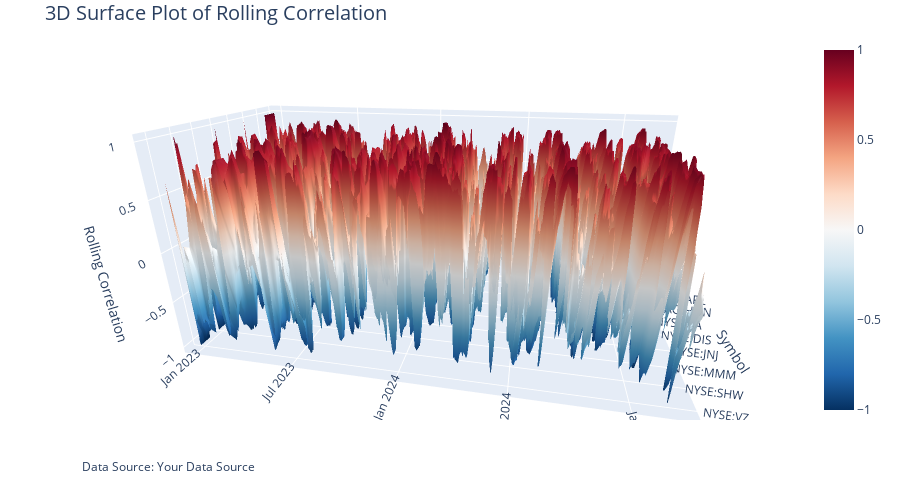

Notebook source saved alongside this figure:
### Code cell
import plotly.graph_objects as go
import pandas as pd

def surface_3d_rolling_corr(df):
    """
    สร้าง 3D surface plot สำหรับ rolling correlation
    โดย df ควรมีคอลัมน์ 'date_only', 'symbol' และ 'rolling_corr'
    """
    # Pivot DataFrame เพื่อให้ได้ grid สำหรับ plot:
    # index (Y-axis): date_only, columns (X-axis): symbol, values (Z-axis): rolling_corr
    pivot_df = df.reset_index().pivot(index='date_only', columns='symbol', values='rolling_corr')
    
    # สร้าง figure 3D surface plot
    fig = go.Figure(data=[go.Surface(
        x=pivot_df.columns,       # รายชื่อหุ้น
        y=pivot_df.index,         # วันที่
        z=pivot_df.values,        # ค่า rolling correlation
        opacity=0.95,
        connectgaps=True,
        colorscale='rdbu',
        showscale=True,
        reversescale=True,
    )])
    
    # ปรับ layout ของกราฟ
    fig.update_layout(
        title='3D Surface Plot of Rolling Correlation',
        title_font=dict(size=20),
        autosize=True,
        height=500,
        hovermode='closest',
        scene={
            "aspectratio": {"x": 1, "y": 2.2, "z": 1},
            'camera': {'eye': {'x': 2, 'y': 0.4, 'z': 0.8}},
            'xaxis_title': 'Symbol',
            'yaxis_title': 'Date',
            'zaxis_title': 'Rolling Correlation'
        },
        margin=dict(t=40),
        annotations=[
            dict(
                text="Data Source: Your Data Source",
                x=0,
                y=-0.15,
                xref="paper",
                yref="paper",
                showarrow=False
            )
        ]
    )
    return fig

# สมมุติว่า df_result คือ DataFrame ที่มี rolling_corr พร้อมคอลัมน์ 'date_only', 'symbol'
# ตัวอย่างการเรียกใช้งาน:
fig = surface_3d_rolling_corr(df_result)
fig.show()

### Figure 1 — Plotly figure (JSON) as saved in the notebook; plotly's stock layout.template omitted (floating-point values rounded to 4 significant figures; data arrays with more than 128 entries replaced by an {"elided": "..."} marker saying what was removed)
{"data": [{"colorscale": [[0, "rgb(103,0,31)"], [0.1, "rgb(178,24,43)"], [0.2, "rgb(214,96,77)"], [0.3, "rgb(244,165,130)"], [0.4, "rgb(253,219,199)"], [0.5, "rgb(247,247,247)"], [0.6, "rgb(209,229,240)"], [0.7, "rgb(146,197,222)"], [0.8, "rgb(67,147,195)"], [0.9, "rgb(33,102,172)"], [1, "rgb(5,48,97)"]], "connectgaps": true, "opacity": 0.95, "reversescale": true, "showscale": true, "type": "surface", "x": ["NASDAQ:AAPL", "NASDAQ:AMGN", "NASDAQ:AMZN", "NASDAQ:CSCO", "NASDAQ:HON", "NASDAQ:MSFT", "NASDAQ:NVDA", "NYSE:AXP", "NYSE:BA", "NYSE:CAT", "NYSE:CRM", "NYSE:CVX", "NYSE:DIS", "NYSE:GS", "NYSE:HD", "NYSE:IBM", "NYSE:JNJ", "NYSE:JPM", "NYSE:KO", "NYSE:MCD", "NYSE:MMM", "NYSE:MRK", "NYSE:NKE", "NYSE:PG", "NYSE:SHW", "NYSE:TRV", "NYSE:UNH", "NYSE:V", "NYSE:VZ", "NYSE:WMT"], "y": {"elided": "550 str values"}, "z": {"elided": "550x30 float values"}}], "layout": {"annotations": [{"showarrow": false, "text": "Data Source: Your Data Source", "x": 0, "xref": "paper", "y": -0.15, "yref": "paper"}], "autosize": true, "height": 500, "hovermode": "closest", "margin": {"t": 40}, "scene": {"aspectratio": {"x": 1, "y": 2.2, "z": 1}, "camera": {"eye": {"x": 2, "y": 0.4, "z": 0.8}}, "xaxis": {"title": {"text": "Symbol"}}, "yaxis": {"title": {"text": "Date"}}, "zaxis": {"title": {"text": "Rolling Correlation"}}}, "title": {"font": {"size": 20}, "text": "3D Surface Plot of Rolling Correlation"}}}
